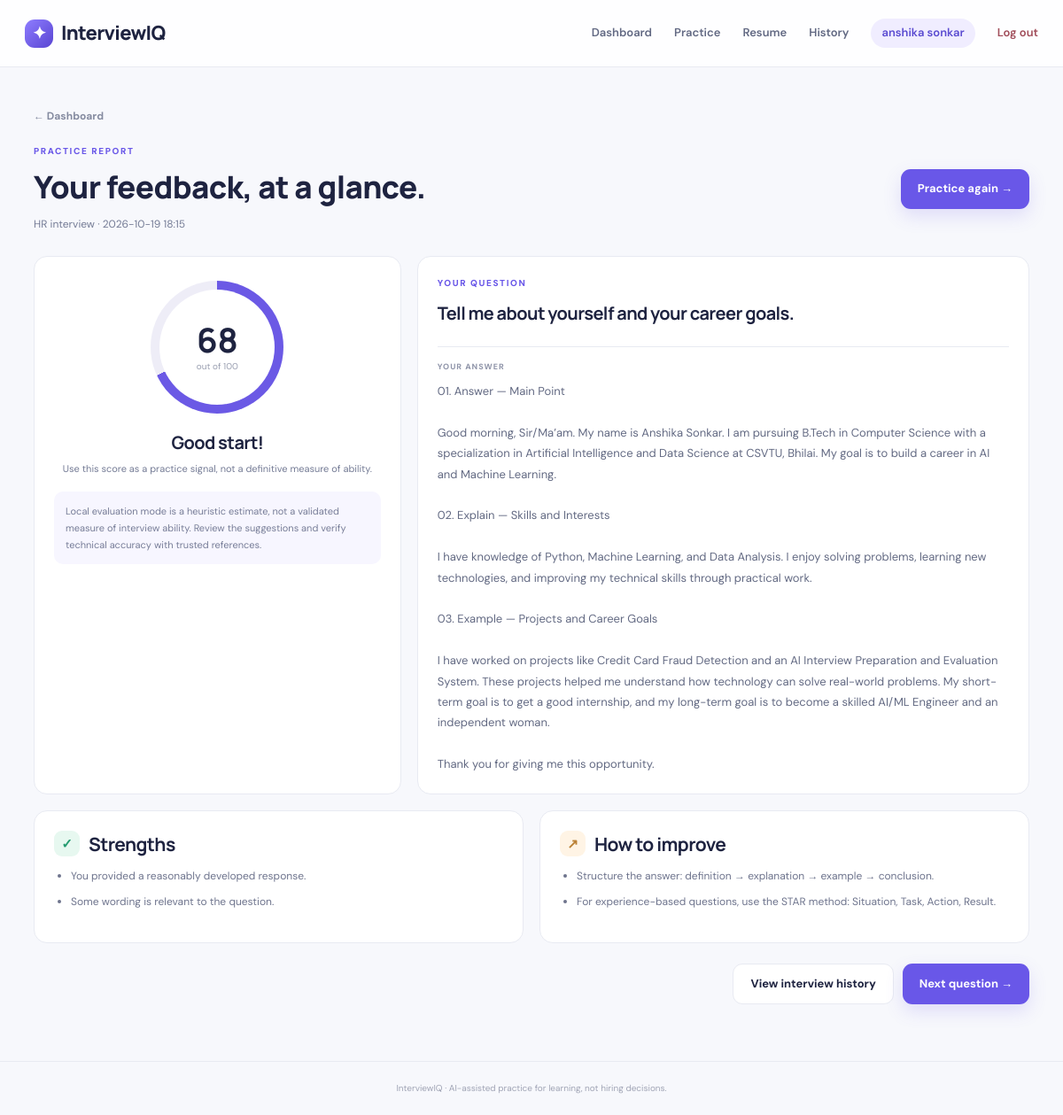
/report/7 (signed in), run on the app's committed database.
### tables this page shows
CREATE TABLE users (
            id INTEGER PRIMARY KEY AUTOINCREMENT, name TEXT NOT NULL,
            email TEXT NOT NULL UNIQUE, password_hash TEXT NOT NULL,
            created_at TEXT NOT NULL);

CREATE TABLE interviews (
            id INTEGER PRIMARY KEY AUTOINCREMENT, user_id INTEGER NOT NULL,
            category TEXT NOT NULL, question TEXT NOT NULL, answer TEXT NOT NULL,
            score REAL NOT NULL, feedback TEXT NOT NULL, strengths TEXT NOT NULL,
            improvements TEXT NOT NULL, created_at TEXT NOT NULL,
            FOREIGN KEY(user_id) REFERENCES users(id));

### app.py (the view)
@app.get("/report/{interview_id}", response_class=HTMLResponse)
def report(request: Request, interview_id: int):
    user = require_user(request)
    with db() as c:
        row = c.execute("SELECT * FROM interviews WHERE id=? AND user_id=?", (interview_id,user["id"])).fetchone()
    if not row:
        raise HTTPException(status_code=404, detail="Report not found")
    data = dict(row)
    data["strengths"] = json.loads(data["strengths"])
    data["improvements"] = json.loads(data["improvements"])
    return render(request, "report.html", {"report":data})

### templates/report.html
{% extends "base.html" %}{% block title %}Evaluation report — InterviewIQ{% endblock %}
{% block content %}
<a class="back-link" href="/dashboard">← Dashboard</a><section class="report-heading"><div><div class="eyebrow">PRACTICE REPORT</div><h1>Your feedback, at a glance.</h1><p class="muted">{{ report.category }} interview · {{ report.created_at[:16].replace('T',' ') }}</p></div><a class="btn primary" href="/interview?category={{ report.category }}">Practice again →</a></section>
<section class="report-grid"><div class="panel score-panel"><div class="score-circle" style="--score: {{ report.score }};"><div><strong>{{ report.score|int }}</strong><span>out of 100</span></div></div><h2>{{ 'Great effort!' if report.score >= 75 else ('Good start!' if report.score >= 50 else 'Keep practicing!') }}</h2><p class="muted">Use this score as a practice signal, not a definitive measure of ability.</p><div class="feedback-note">{{ report.feedback }}</div></div>
<div class="panel"><div class="eyebrow">YOUR QUESTION</div><h2 class="report-question">{{ report.question }}</h2><div class="answer-review"><span class="stat-label">YOUR ANSWER</span><p>{{ report.answer }}</p></div></div></section>
<section class="feedback-grid"><div class="panel"><div class="feedback-title"><span class="feedback-icon good">✓</span><h2>Strengths</h2></div>{% if report.strengths %}<ul class="feedback-list">{% for item in report.strengths %}<li>{{ item }}</li>{% endfor %}</ul>{% else %}<p class="muted">Keep practicing to identify consistent strengths.</p>{% endif %}</div>
<div class="panel"><div class="feedback-title"><span class="feedback-icon improve">↗</span><h2>How to improve</h2></div>{% if report.improvements %}<ul class="feedback-list">{% for item in report.improvements %}<li>{{ item }}</li>{% endfor %}</ul>{% endif %}</div></section>
<div class="report-actions"><a class="btn secondary" href="/history">View interview history</a><a class="btn primary" href="/interview?category={{ report.category }}">Next question →</a></div>
{% endblock %}

### templates/base.html (shortened to what this page needs)
<!doctype html>
<html lang="en">
<head>
  <link rel="stylesheet" href="/static/style.css">
</head>
<body>
<header class="topbar">
  <a class="brand" href="/"><span class="brand-icon">✦</span> InterviewIQ</a>
  <nav>
    {% if user %}
      <a href="/dashboard">Dashboard</a><a href="/interview">Practice</a><a href="/resume">Resume</a><a href="/history">History</a>
      <span class="user-chip">{{ user.name }}</span><a class="nav-logout" href="/logout">Log out</a>
    {% else %}
      <a href="/login">Log in</a><a class="nav-cta" href="/signup">Get started</a>
    {% endif %}
  </nav>
</header>
<main class="container">
  {% block content %}{% endblock %}
</main>
<footer>InterviewIQ · AI-assisted practice for learning, not hiring decisions.</footer>
</body>
</html>

### static/style.css (style rules this page uses)
:root { --bg:#f7f8fc;--ink:#1e2340;--muted:#747b95;--line:#e8eaf2;--purple:#6957e8;--purple-dark:#5140cb;--soft-purple:#f0edff;--white:#fff;--green:#1b9a72;--shadow:0 18px 55px rgba(35,39,82,.07) }
* { box-sizing:border-box }
body { margin:0;background:var(--bg);color:var(--ink);font-family:'DM Sans',sans-serif;font-size:15px;line-height:1.6 }
a { color:inherit;text-decoration:none }
.topbar { height:76px;display:flex;align-items:center;justify-content:space-between;padding:0 max(calc((100% - 1180px)/2),28px);background:rgba(255,255,255,.9);border-bottom:1px solid var(--line);gap:24px }
.brand { font-family:Manrope,sans-serif;font-size:22px;font-weight:800;letter-spacing:-.7px;display:flex;align-items:center;gap:9px }
.brand-icon { display:grid;place-items:center;width:32px;height:32px;border-radius:11px;color:white;background:linear-gradient(135deg,#8e7dff,#5945d2);font-size:19px }
.topbar nav { display:flex;align-items:center;gap:25px;font-size:13px;font-weight:600;color:#626983 }
.user-chip { background:#f0edff;color:#5a4bd1;padding:6px 12px;border-radius:30px }
.nav-logout { color:#a14d5a }
.container { max-width:1180px;margin:0 auto;padding:42px 28px 64px;min-height:calc(100vh - 145px) }
h1,h2,h3,p { margin-top:0 }
h1,h2,h3 { font-family:Manrope,sans-serif;letter-spacing:-.6px }
h1 { font-size:clamp(30px,4vw,43px);line-height:1.18;margin-bottom:12px;font-weight:800 }
h2 { font-size:21px;line-height:1.35;margin-bottom:8px }
.muted { color:var(--muted) }
.eyebrow { font-size:10px;letter-spacing:1.6px;font-weight:800;color:var(--purple);margin-bottom:12px }
.btn { border:0;display:inline-flex;align-items:center;justify-content:center;gap:12px;padding:12px 19px;border-radius:11px;font-weight:700;font-size:13px;cursor:pointer;transition:.18s }
.primary { background:var(--purple);color:#fff;box-shadow:0 8px 20px #6957e82b }
.secondary { background:#fff;border:1px solid var(--line);color:var(--ink) }
.mock-top,.question-meta,.answer-footer,.panel-heading,.page-heading,.report-heading { display:flex;justify-content:space-between;align-items:center;gap:16px }
.stat-card,.panel { background:#fff;border:1px solid var(--line);border-radius:15px;padding:22px }
.stat-label { display:block;color:#9196aa;font-size:9px;letter-spacing:1px;font-weight:800 }
.back-link { display:inline-block;color:#858ba0;font-size:12px;font-weight:700;margin-bottom:22px }
.report-heading { margin-bottom:25px }
.report-heading h1 { font-size:35px }
.report-heading p { font-size:12px;margin:0 }
.report-grid { display:grid;grid-template-columns:.75fr 1.25fr;gap:18px }
.score-panel { text-align:center }
.score-circle { width:150px;height:150px;margin:5px auto 19px;border-radius:50%;display:grid;place-items:center;background:conic-gradient(#6b59e5 calc(var(--score)*1%),#eeedf7 0);position:relative }
.score-circle:before { content:'';position:absolute;inset:10px;border-radius:50%;background:white }
.score-circle>div { z-index:1 }
.score-circle strong,.score-circle span { display:block }
.score-circle strong { font-family:Manrope;font-size:38px;line-height:1.2 }
.score-circle span { font-size:10px;color:#999eb0 }
.score-panel h2 { font-size:20px }
.score-panel>.muted { font-size:11px }
.feedback-note { font-size:11px;text-align:left;line-height:1.7;color:#777d97;background:#f7f6ff;border-radius:10px;padding:13px;margin-top:17px }
.report-question { font-size:20px;margin:12px 0 24px }
.answer-review { border-top:1px solid var(--line);padding-top:15px }
.answer-review p { font-size:13px;white-space:pre-wrap;line-height:1.8;color:#636a83;margin:9px 0 0 }
.feedback-grid { display:grid;grid-template-columns:1fr 1fr;gap:18px;margin-top:18px }
.feedback-title { display:flex;align-items:center;gap:10px }
.feedback-title h2 { margin:0 }
.feedback-icon { width:29px;height:29px;border-radius:9px;display:grid;place-items:center;font-weight:bold }
.good { background:#e7f8f0;color:#249b70 }
.improve { background:#fff4e5;color:#bb8135 }
.feedback-list { padding-left:19px;color:#6e748d;font-size:12px;line-height:1.8 }
.feedback-list li { margin:7px 0 }
.report-actions { display:flex;justify-content:flex-end;gap:10px;margin-top:23px }
footer { text-align:center;border-top:1px solid var(--line);padding:22px;color:#a0a4b5;font-size:10px }

### data on the page
users: name "anshika sonkar"
interviews: category "HR", created_at "2026-10-19 18:15", score "68", score "Good start!", feedback "Local evaluation mode is a heuristic estimate, not a validated measure of interview ability. Review the suggestions and verify technical accuracy with trusted references.", question "Tell me about yourself and your career goals.", answer "01. Answer — Main Point Good morning, Sir/Ma’am. My name is Anshika Sonkar. I am pursuing B.Tech in Computer Science with a specialization in Artificial Intelligence and Data Science at CSVTU, Bhilai. My goal is to build a career in AI and Machine Learning. 02. Explain — Skills and Interests I have knowledge of Python, Machine Learning, and Data Analysis. I enjoy solving problems, learning new technologies, and improving my technical skills through practical work. 03. Example — Projects and Career Goals I have worked on projects like Credit Card Fraud Detection and an AI Interview Preparation and Evaluation System. These projects helped me understand how technology can solve real-world…"

### other printed values
{{ item }} "You provided a reasonably developed response." "Some wording is relevant to the question."
{{ item }} "Structure the answer: definition → explanation → example → conclusion." "For experience-based questions, use the STAR method: Situation, Task, Action, Result."
